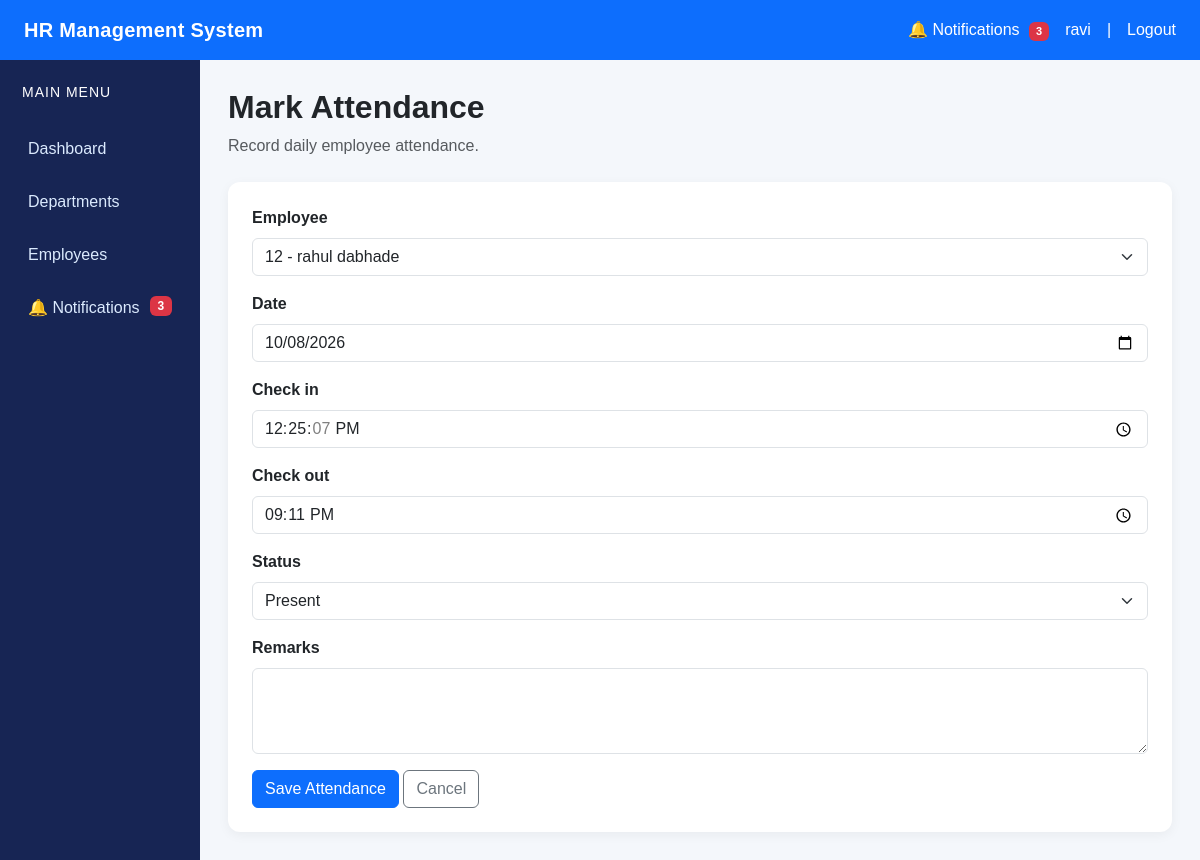
Screenshot of /attendance/2/edit/ (signed in) with the database file from the repository.
### employees/models.py (models this page shows)
class Employee(models.Model):
    EMPLOYMENT_STATUS = (
        ('ACTIVE', 'Active'),
        ('INACTIVE', 'Inactive'),
        ('ON_LEAVE', 'On Leave'),
        ('RESIGNED', 'Resigned'),
    )
    GENDER_CHOICES = (
        ('MALE', 'Male'),
        ('FEMALE', 'Female'),
        ('OTHER', 'Other'),
    )
    user = models.OneToOneField(
        User,
        on_delete=models.CASCADE,
        related_name='employee'
    )
    employee_id = models.CharField(
        max_length=20,
        unique=True
    )
    first_name = models.CharField(
        max_length=100
    )
    last_name = models.CharField(
        max_length=100
    )
    email = models.EmailField()
    phone = models.CharField(
        max_length=15
    )
    profile_photo = models.ImageField(
        upload_to='employees/',
        blank=True,
        null=True
    )
    department = models.ForeignKey(
        Department,
        on_delete=models.SET_NULL,
        null=True,
        related_name='employees'
    )
    designation = models.CharField(
        max_length=100
    )
    joining_date = models.DateField()
    date_of_birth = models.DateField(
        blank=True,
        null=True
    )
    gender = models.CharField(
        max_length=10,
        choices=GENDER_CHOICES
    )
    salary = models.DecimalField(
        max_digits=12,
        decimal_places=2
    )
    address = models.TextField(
        blank=True
    )
    employment_status = models.CharField(
        max_length=20,
        choices=EMPLOYMENT_STATUS,
        default='ACTIVE'
    )
    created_at = models.DateTimeField(
        auto_now_add=True
    )
    updated_at = models.DateTimeField(
        auto_now=True
    )
    def __str__(self):
        return f"{self.employee_id} - {self.first_name} {self.last_name}"

### attendance/models.py (models this page shows, shortened)
class Attendance(models.Model):
    STATUS_CHOICES = (
        ('PRESENT', 'Present'),
        ('ABSENT', 'Absent'),
        ('HALF_DAY', 'Half Day'),
        ('ON_LEAVE', 'On Leave'),
    )
    employee = models.ForeignKey(
        Employee,
        on_delete=models.CASCADE,
        related_name='attendance_records'
    )
    date = models.DateField()
    check_in = models.TimeField(
        null=True,
        blank=True
    )
    check_out = models.TimeField(
        null=True,
        blank=True
    )
    status = models.CharField(
        max_length=20,
        choices=STATUS_CHOICES,
        default='PRESENT'
    )
    remarks = models.TextField(
        blank=True
    )
    created_at = models.DateTimeField(
        auto_now_add=True
    )
    class Meta:
        ordering = ['-date']
        constraints = [
            models.UniqueConstraint(
                fields=['employee', 'date'],
                name='unique_employee_attendance_per_day'
            )
        ]

### attendance/views.py (the view)
# urls.py: path('attendance/<int:id>/edit/', views.attendance_update, name='attendance_update'),
@login_required
def attendance_update(request, id):
    if not is_hr_or_admin(request.user):
        raise PermissionDenied
    record = get_object_or_404(
        Attendance,
        id=id
    )
    if request.method == 'POST':
        form = AttendanceForm(
            request.POST,
            instance=record
        )
        if form.is_valid():
            form.save()
            messages.success(
                request,
                'Attendance updated successfully.'
            )
            return redirect(
                'attendance_list'
            )
    else:
        form = AttendanceForm(
            instance=record
        )
    return render(
        request,
        'attendance/attendance_form.html',
        {
            'form': form,
            'record': record
        }
    )

### attendance/forms.py
class AttendanceForm(forms.ModelForm):
    class Meta:
        model = Attendance
        fields = [
            'employee',
            'date',
            'check_in',
            'check_out',
            'status',
            'remarks',
        ]
        widgets = {
            'date': forms.DateInput(
                attrs={'type': 'date', 'class': 'form-control'}
            ),
            'check_in': forms.TimeInput(
                attrs={'type': 'time', 'class': 'form-control'}
            ),
            'check_out': forms.TimeInput(
                attrs={'type': 'time', 'class': 'form-control'}
            ),
            'employee': forms.Select(
                attrs={'class': 'form-select'}
            ),
            'status': forms.Select(
                attrs={'class': 'form-select'}
            ),
            'remarks': forms.Textarea(
                attrs={
                    'class': 'form-control',
                    'rows': 3
                }
            ),
        }

### attendance/views.py (called while the page is built)
def is_hr_or_admin(user):
    return (
        user.is_authenticated
        and hasattr(user, 'profile')
        and user.profile.role in ['ADMIN', 'HR']
    )

### notifications/context_processors.py (called while the page is built)
def notification_count(request):
    if request.user.is_authenticated:
        unread_count = Notification.objects.filter(
            user=request.user,
            is_read=False
        ).count()
        return {
            'unread_notifications_count': unread_count
        }
    return {
        'unread_notifications_count': 0
    }

### templates/attendance/attendance_form.html (shortened to what this page needs)
{% extends 'base.html' %}
{% block content %}
<div class="mb-4">
    <h2 class="fw-bold">Mark Attendance</h2>
    <p class="text-muted">Record daily employee attendance.</p>
</div>
<div class="content-card">
    <form method="POST">
        {% for field in form %}
            <div class="mb-3">
                <label class="form-label fw-semibold">
                    {{ field.label }}
                </label>
                {{ field }}
            </div>
        {% endfor %}
        <button type="submit" class="btn btn-primary">
            Save Attendance
        </button>
        <a href="{% url 'attendance_list' %}"
           class="btn btn-outline-secondary">
            Cancel
        </a>
    </form>
</div>
{% endblock %}

### templates/base.html (shortened to what this page needs)
{% load static %}
<!DOCTYPE html>
<html lang="en">
<head>
    <link
        href="https://cdn.jsdelivr.net/npm/bootstrap@5.3.3/dist/css/bootstrap.min.css"
        rel="stylesheet"
    >
</head>
<body>
    <nav class="navbar navbar-dark bg-primary px-4">
        <a
            class="navbar-brand fw-bold"
            href="{% url 'dashboard' %}"
        >
            HR Management System
        </a>
        <div class="text-white d-flex align-items-center gap-3 flex-wrap">
            <a
                href="{% url 'notification_list' %}"
                class="text-white text-decoration-none"
            >
                🔔 Notifications
                {% if unread_notifications_count > 0 %}
                    <span class="badge bg-danger notification-badge">
                        {{ unread_notifications_count }}
                    </span>
                {% endif %}
            </a>
            <span>
                {{ request.user.username }}
            </span>
            <span>|</span>
            <a
                href="{% url 'logout' %}"
                class="text-white text-decoration-none"
            >
                Logout
            </a>
        </div>
    </nav>
    <div class="container-fluid">
        <div class="row">
            <aside class="col-md-2 sidebar">
                <h5 class="text-white mb-4">
                    MAIN MENU
                </h5>
                <a href="{% url 'dashboard' %}">
                    Dashboard
                </a>
                <a href="{% url 'department_list' %}">
                    Departments
                </a>
                <a href="{% url 'employee_list' %}">
                    Employees
                </a>
                <a href="{% url 'notification_list' %}">
                    🔔 Notifications
                    {% if unread_notifications_count > 0 %}
                        <span class="badge bg-danger float-end">
                            {{ unread_notifications_count }}
                        </span>
                    {% endif %}
                </a>
            </aside>
            <main class="col-md-10 main-content">
                {% block content %}
                {% endblock %}
            </main>
        </div>
    </div>
</body>
</html>

### templates/base.html (style rules this page uses)
body { background-color: #f4f7fb; font-family: Arial, sans-serif; margin: 0; }
.navbar { min-height: 60px; }
.navbar-brand { letter-spacing: 0.3px; }
.sidebar { min-height: 100vh; background: #172554; padding-top: 24px; }
.sidebar h5 { font-size: 14px; letter-spacing: 1px; padding-left: 10px; }
.sidebar a { display: block; color: #dbeafe; text-decoration: none; padding: 12px 16px; border-radius: 8px; margin-bottom: 5px; transition: background 0.2s ease, color 0.2s ease; }
.main-content { padding: 28px; min-height: calc(100vh - 60px); }
.content-card { background: white; border-radius: 12px; padding: 24px; box-shadow: 0 3px 12px rgba(0, 0, 0, 0.05); }
.notification-badge { font-size: 11px; padding: 4px 7px; margin-left: 5px; }

### rows the page displays
Employee: form "12 - rahul dabhade"
Attendance: form "10/08/2026" "12:25:07" "21:11:00" "Present"

### other values shown
{{ unread_notifications_count }} "3"
{{ request.user.username }} "ravi"
{{ field.label }} "Employee" "Date" "Check in" "Check out" "Status" "Remarks"
